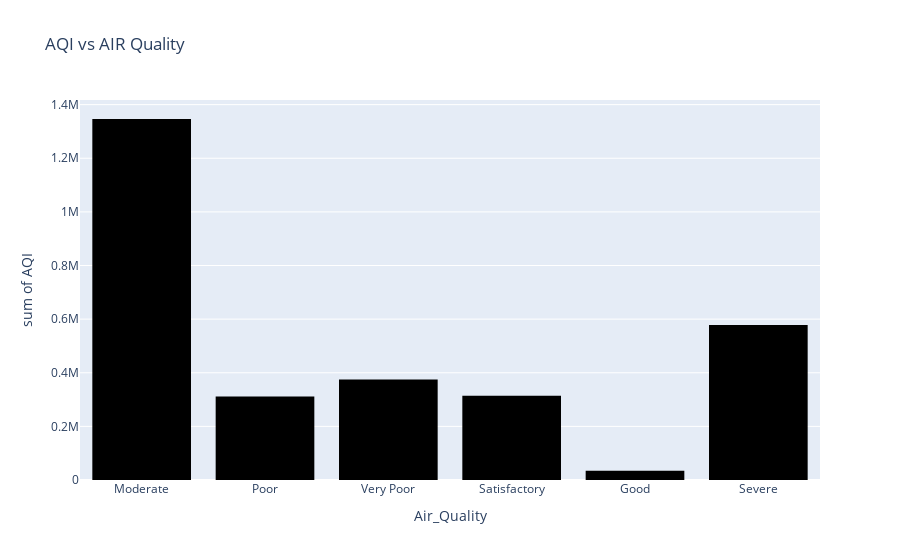

Notebook code cell kept with this figure:
### Code cell
fig = px.histogram(df, x='Air_Quality', y='AQI', title='AQI vs AIR Quality',
             color_discrete_sequence = ["black"])
fig.show()

### Figure 1 — Plotly figure (JSON) as saved in the notebook; plotly's stock layout.template omitted (floating-point values rounded to 4 significant figures; data arrays with more than 128 entries replaced by an {"elided": "..."} marker saying what was removed)
{"data": [{"alignmentgroup": "True", "bingroup": "x", "histfunc": "sum", "hovertemplate": "Air_Quality=%{x}<br>sum of AQI=%{y}<extra></extra>", "legendgroup": "", "marker": {"color": "black", "pattern": {"shape": ""}}, "name": "", "offsetgroup": "", "orientation": "v", "showlegend": false, "type": "histogram", "x": {"elided": "16996 str values"}, "xaxis": "x", "y": {"elided": "16996 float values"}, "yaxis": "y"}], "layout": {"barmode": "relative", "legend": {"tracegroupgap": 0}, "title": {"text": "AQI vs AIR Quality"}, "xaxis": {"anchor": "y", "domain": [0, 1], "title": {"text": "Air_Quality"}}, "yaxis": {"anchor": "x", "domain": [0, 1], "title": {"text": "sum of AQI"}}}}
